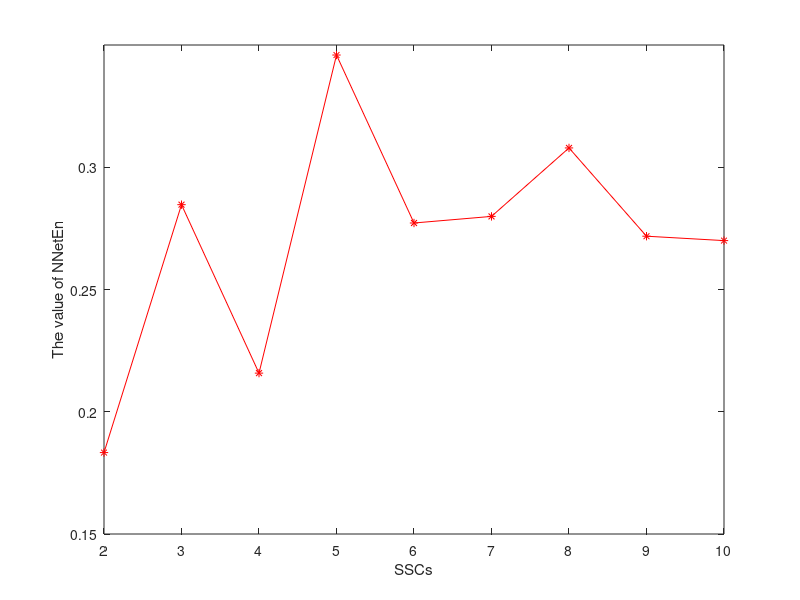
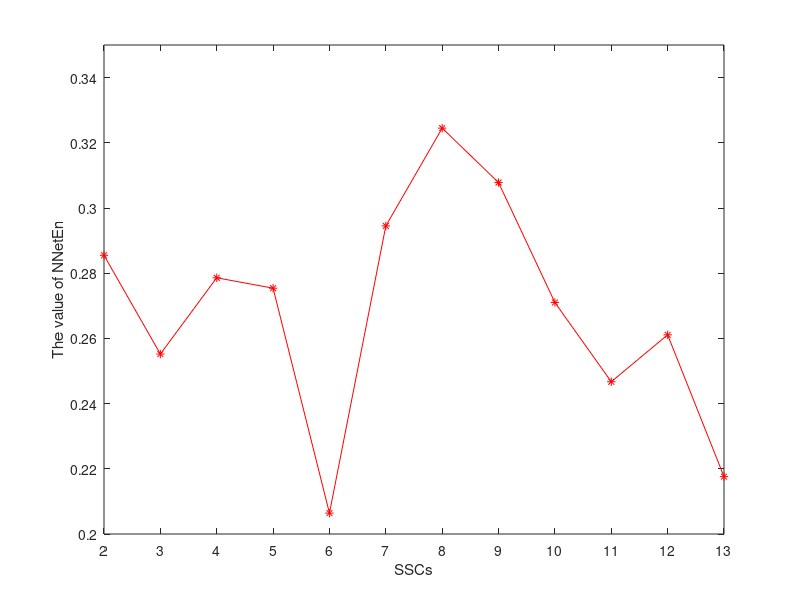

Here is the MATLAB script that generated these plots, in order:
clc;clear;close all
load SSD_China_NNetEn.txt
load SSD_US_NNetEn.txt
figure 
plot(2:1:10,SSD_China_NNetEn,'r-*');
xlabel('SSCs');
ylabel('The value of NNetEn');
axis([2 10 0.15 0.35])
set(gca,'xtick',[2:1:10]);
figure 
plot(2:1:13,SSD_US_NNetEn,'r-*');
xlabel('SSCs');
ylabel('The value of NNetEn');
axis([2 13 0.2 0.35])
set(gca,'xtick',[2:1:13]);
